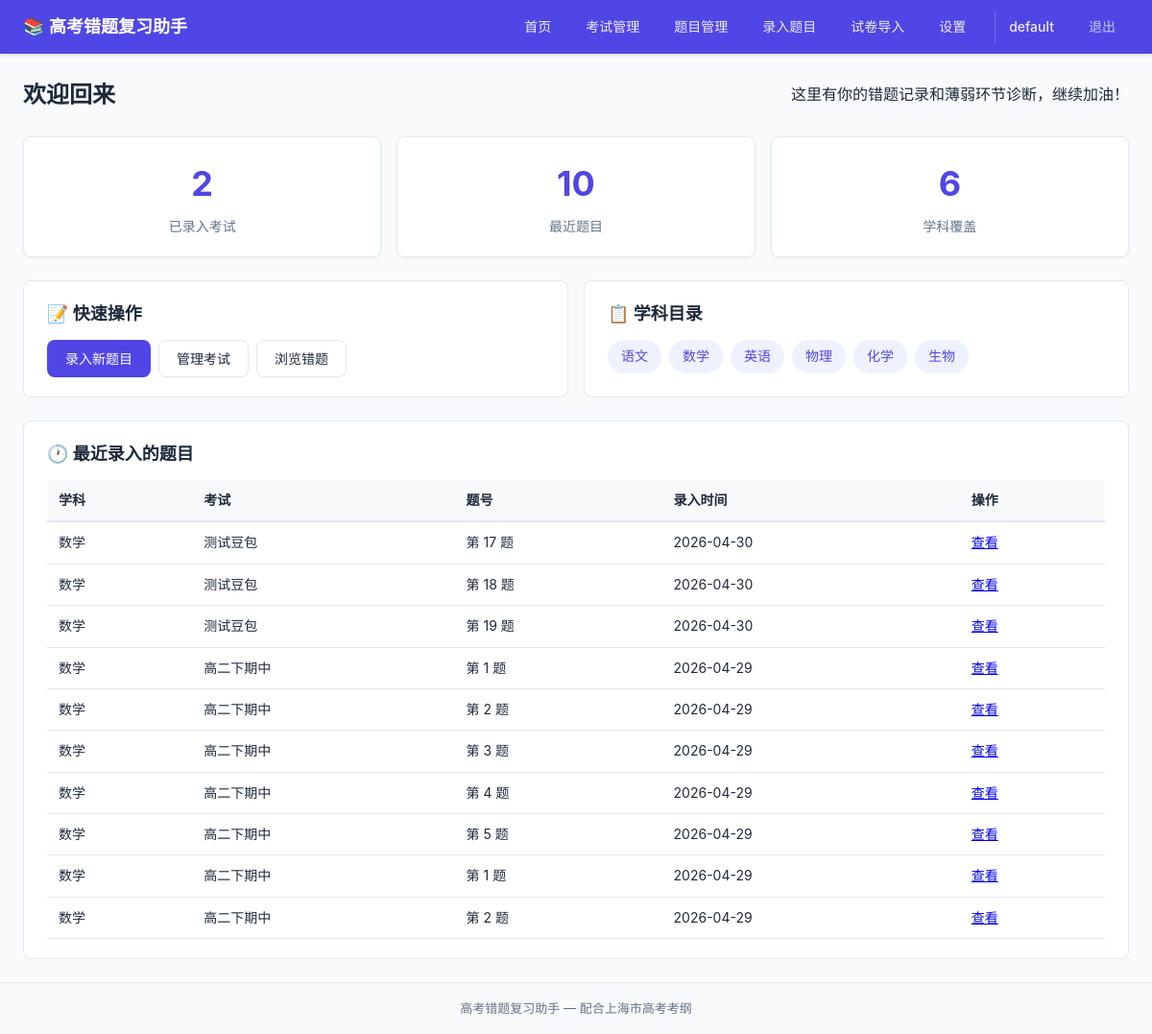
Page / (signed in) on the earlier database version.
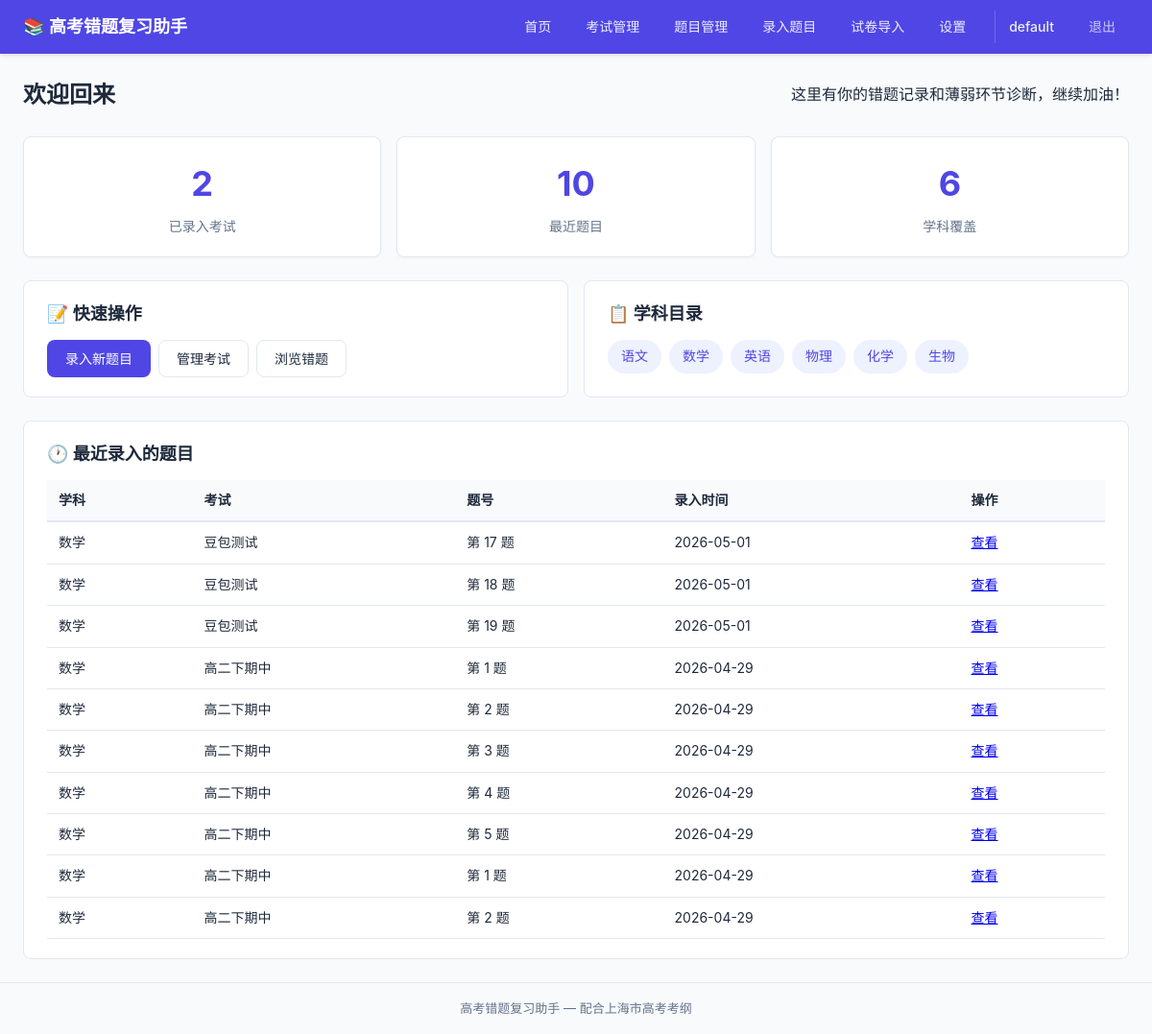
Same page on the later database version.
### tables this page shows
CREATE TABLE users (
            id            INTEGER PRIMARY KEY AUTOINCREMENT,
            username      TEXT    NOT NULL UNIQUE,
            password_hash TEXT    NOT NULL,
            created_at    TIMESTAMP DEFAULT CURRENT_TIMESTAMP
        );

CREATE TABLE subjects (
            id          INTEGER PRIMARY KEY AUTOINCREMENT,
            name        TEXT    NOT NULL UNIQUE,
            created_at  TIMESTAMP DEFAULT CURRENT_TIMESTAMP
        );

CREATE TABLE questions (
            id              INTEGER PRIMARY KEY AUTOINCREMENT,
            exam_id         INTEGER NOT NULL REFERENCES exams(id) ON DELETE CASCADE,
            question_number TEXT    NOT NULL,
            stem            TEXT,
            image_path      TEXT,
            created_at      TIMESTAMP DEFAULT CURRENT_TIMESTAMP,
            updated_at      TIMESTAMP DEFAULT CURRENT_TIMESTAMP
        , user_id INTEGER NOT NULL DEFAULT 1);

CREATE TABLE exams (
            id          INTEGER PRIMARY KEY AUTOINCREMENT,
            subject_id  INTEGER NOT NULL REFERENCES subjects(id),
            name        TEXT    NOT NULL,
            exam_date   DATE,
            created_at  TIMESTAMP DEFAULT CURRENT_TIMESTAMP, user_id INTEGER NOT NULL DEFAULT 1,
            UNIQUE(subject_id, name)
        );

### app.py (the view)
@app.route('/')
@login_required
def index():
    user_id = session['user_id']
    subjects = get_all_subjects()
    exams = get_all_exams(user_id)
    recent_questions = get_questions_filtered(user_id=user_id)[:10]
    return render_template('index.html', subjects=subjects, exams=exams,
                           recent_questions=recent_questions)

### app.py (called while the page is built)
@app.before_request
def load_logged_in_user():
    user_id = session.get('user_id')
    g.current_user = get_user_by_id(user_id) if user_id else None

@app.context_processor
def inject_global_template_vars():
    return {
        'current_user': g.get('current_user'),
    }

### database/__init__.py (called while the page is built)
def get_db():
    if 'db' not in g:
        g.db = sqlite3.connect(DATABASE_PATH)
        g.db.row_factory = sqlite3.Row
        g.db.execute("PRAGMA foreign_keys = ON")
    return g.db

### models/exam.py (called while the page is built)
def get_all_exams(user_id=None):
    db = get_db()
    query = (
        "SELECT e.*, s.name as subject_name FROM exams e "
        "JOIN subjects s ON e.subject_id = s.id WHERE 1=1"
    )
    params = []
    if user_id is not None:
        query += " AND e.user_id = ?"
        params.append(user_id)
    query += " ORDER BY e.exam_date DESC, e.id DESC"
    return db.execute(query, params).fetchall()

### models/question.py (called while the page is built)
def get_questions_filtered(subject_id=None, exam_id=None, search=None, user_id=None):
    db = get_db()
    query = (
        "SELECT q.*, e.name as exam_name, e.subject_id, s.name as subject_name "
        "FROM questions q JOIN exams e ON q.exam_id = e.id "
        "JOIN subjects s ON e.subject_id = s.id WHERE 1=1"
    )
    params = []
    if user_id is not None:
        query += " AND e.user_id = ?"
        params.append(user_id)
    if subject_id:
        query += " AND e.subject_id = ?"
        params.append(subject_id)
    if exam_id:
        query += " AND q.exam_id = ?"
        params.append(exam_id)
    if search:
        query += " AND (q.stem LIKE ? OR q.question_number LIKE ?)"
        params.extend([f"%{search}%", f"%{search}%"])
    query += " ORDER BY q.created_at DESC"
    return db.execute(query, params).fetchall()

### models/subject.py (called while the page is built)
def get_all_subjects():
    db = get_db()
    return db.execute("SELECT * FROM subjects ORDER BY id").fetchall()

### models/user.py (called while the page is built)
def get_user_by_id(user_id):
    db = get_db()
    row = db.execute(
        "SELECT id, username, created_at FROM users WHERE id = ?", (user_id,)
    ).fetchone()
    return dict(row) if row else None

### templates/index.html (shortened to what this page needs)
{% extends "base.html" %}
{% block content %}
<div class="page-header">
    <h1>欢迎回来</h1>
    <p>这里有你的错题记录和薄弱环节诊断，继续加油！</p>
</div>
<div class="stats-grid">
    <div class="stat-card">
        <div class="stat-number">{{ exams|length }}</div>
        <div class="stat-label">已录入考试</div>
    </div>
    <div class="stat-card">
        <div class="stat-number">{{ recent_questions|length }}</div>
        <div class="stat-label">最近题目</div>
    </div>
    <div class="stat-card">
        <div class="stat-number">{{ subjects|length }}</div>
        <div class="stat-label">学科覆盖</div>
    </div>
</div>
<div class="home-grid">
    <div class="home-card">
        <h2>📝 快速操作</h2>
        <div class="action-links">
            <a href="{{ url_for('questions.create') }}" class="btn btn-primary">录入新题目</a>
            <a href="{{ url_for('exams.list_exams') }}" class="btn btn-secondary">管理考试</a>
            <a href="{{ url_for('questions.list_questions') }}" class="btn btn-secondary">浏览错题</a>
        </div>
    </div>
    <div class="home-card">
        <h2>📋 学科目录</h2>
        <div class="subject-grid">
            {% for s in subjects %}
            <a href="{{ url_for('questions.list_questions', subject_id=s.id) }}" class="subject-tag">
                {{ s.name }}
            </a>
            {% endfor %}
        </div>
    </div>
</div>
{% if recent_questions %}
<div class="home-card">
    <h2>🕐 最近录入的题目</h2>
    <table class="data-table">
        <thead>
            <tr>
                <th>学科</th>
                <th>考试</th>
                <th>题号</th>
                <th>录入时间</th>
                <th>操作</th>
            </tr>
        </thead>
        <tbody>
            {% for q in recent_questions %}
            <tr>
                <td>{{ q.subject_name }}</td>
                <td>{{ q.exam_name }}</td>
                <td>第 {{ q.question_number }} 题</td>
                <td>{{ q.created_at[:10] if q.created_at }}</td>
                <td><a href="{{ url_for('questions.detail', question_id=q.id) }}">查看</a></td>
            </tr>
            {% endfor %}
        </tbody>
    </table>
</div>
{% endif %}
{% endblock %}

### templates/base.html (shortened to what this page needs)
<!DOCTYPE html>
<html lang="zh-CN">
<head>
    <link rel="stylesheet" href="{{ url_for('static', filename='css/app.css') }}">
</head>
<body>
    <nav class="navbar">
        <div class="nav-container">
            <a href="{{ url_for('index') }}" class="nav-brand">📚 高考错题复习助手</a>
            <div class="nav-links">
                {% if current_user %}
                <a href="{{ url_for('index') }}">首页</a>
                <a href="{{ url_for('exams.list_exams') }}">考试管理</a>
                <a href="{{ url_for('questions.list_questions') }}">题目管理</a>
                <a href="{{ url_for('questions.create') }}">录入题目</a>
                <a href="{{ url_for('paper.upload') }}">试卷导入</a>
                <a href="{{ url_for('settings.index') }}">设置</a>
                <span class="nav-user">{{ current_user.username }}</span>
                <a href="{{ url_for('auth.logout') }}" class="nav-logout">退出</a>
                {% else %}
                <a href="{{ url_for('auth.login') }}">登录</a>
                <a href="{{ url_for('auth.register') }}">注册</a>
                {% endif %}
            </div>
        </div>
    </nav>
    <main class="main-container">
        {% block content %}{% endblock %}
    </main>
    <footer class="footer">
        <p>高考错题复习助手 &mdash; 配合上海市高考考纲</p>
    </footer>
</body>
</html>

### static/css/app.css (style rules this page uses)
*, *::before, *::after { box-sizing: border-box; margin: 0; padding: 0; }
:root { --primary: #4f46e5; --primary-hover: #4338ca; --danger: #dc2626; --danger-hover: #b91c1c; --success: #16a34a; --warning: #f59e0b; --bg: #f8fafc; --card-bg: #ffffff; --text: #1e293b; --text-muted: #64748b; --border: #e2e8f0; --radius: 8px; }
body { font-family: -apple-system, BlinkMacSystemFont, "Microsoft YaHei", "PingFang SC", sans-serif; background: var(--bg); color: var(--text); line-height: 1.6; min-height: 100vh; display: flex; flex-direction: column; }
.navbar { background: var(--primary); color: white; padding: 0 24px; box-shadow: 0 2px 4px rgba(0,0,0,0.1); position: sticky; top: 0; z-index: 100; }
.nav-container { max-width: 1200px; margin: 0 auto; display: flex; align-items: center; justify-content: space-between; height: 56px; }
.nav-brand { color: white; text-decoration: none; font-size: 18px; font-weight: 600; }
.nav-links { display: flex; gap: 8px; }
.nav-links a { color: rgba(255,255,255,0.9); text-decoration: none; padding: 6px 14px; border-radius: var(--radius); font-size: 14px; transition: background 0.2s; }
.main-container { max-width: 1200px; margin: 0 auto; padding: 24px; flex: 1; width: 100%; }
.footer { text-align: center; padding: 16px; color: var(--text-muted); font-size: 13px; border-top: 1px solid var(--border); margin-top: auto; }
.page-header { display: flex; align-items: center; justify-content: space-between; flex-wrap: wrap; gap: 12px; margin-bottom: 24px; }
.page-header h1 { font-size: 24px; }
.stats-grid { display: grid; grid-template-columns: repeat(auto-fit, minmax(160px, 1fr)); gap: 16px; margin-bottom: 24px; }
.stat-card { background: var(--card-bg); border-radius: var(--radius); padding: 20px; text-align: center; border: 1px solid var(--border); box-shadow: 0 1px 3px rgba(0,0,0,0.04); }
.stat-number { font-size: 36px; font-weight: 700; color: var(--primary); }
.stat-label { color: var(--text-muted); font-size: 14px; margin-top: 4px; }
.home-grid { display: grid; grid-template-columns: repeat(auto-fit, minmax(350px, 1fr)); gap: 16px; margin-bottom: 24px; }
.home-card { background: var(--card-bg); border-radius: var(--radius); padding: 20px 24px; border: 1px solid var(--border); }
.home-card h2 { font-size: 18px; margin-bottom: 12px; }
.action-links { display: flex; flex-wrap: wrap; gap: 8px; }
.subject-grid { display: flex; flex-wrap: wrap; gap: 8px; }
.subject-tag { display: inline-block; padding: 6px 14px; background: #eef2ff; color: var(--primary); border-radius: 20px; text-decoration: none; font-size: 14px; font-weight: 500; transition: background 0.2s; }
.btn { display: inline-block; padding: 8px 18px; border-radius: var(--radius); font-size: 14px; font-weight: 500; text-decoration: none; border: 1px solid transparent; cursor: pointer; transition: all 0.15s; line-height: 1.5; }
.btn-primary { background: var(--primary); color: white; }
.btn-secondary { background: white; color: var(--text); border-color: var(--border); }
.data-table { width: 100%; border-collapse: collapse; font-size: 14px; }
.data-table th { text-align: left; padding: 10px 12px; background: #f8fafc; font-weight: 600; border-bottom: 2px solid var(--border); }
.data-table td { padding: 10px 12px; border-bottom: 1px solid var(--border); }
.nav-user { color: rgba(255,255,255,0.9); padding: 6px 14px; font-size: 14px; font-weight: 500; border-left: 1px solid rgba(255,255,255,0.2); margin-left: 8px; }
.nav-logout { color: rgba(255,255,255,0.7) !important; }

Differences in the rows shown:
removed questions: subject_name "数学", exam_name "测试豆包", question_number "17", created_at "2026-04-30"
removed questions: subject_name "数学", exam_name "测试豆包", question_number "18", created_at "2026-04-30"
removed questions: subject_name "数学", exam_name "测试豆包", question_number "19", created_at "2026-04-30"
added questions: subject_name "数学", exam_name "豆包测试", question_number "17", created_at "2026-05-01"
added questions: subject_name "数学", exam_name "豆包测试", question_number "18", created_at "2026-05-01"
added questions: subject_name "数学", exam_name "豆包测试", question_number "19", created_at "2026-05-01"
